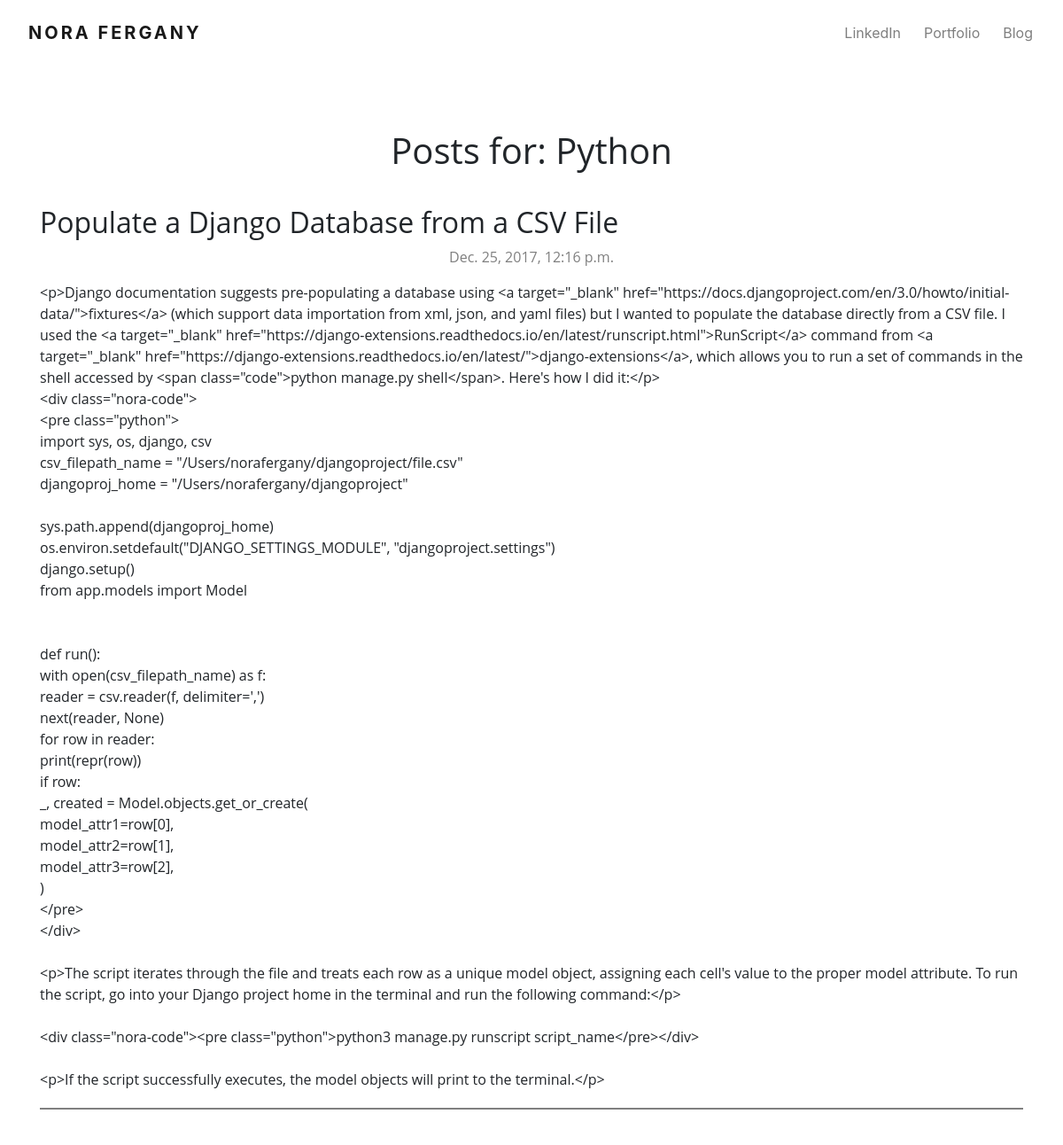
The app's page /category/4/ with its own data.
### blog/models.py (models this page shows, shortened)
class Category(models.Model):
    title = models.CharField(max_length=200, verbose_name="Title")
    description = models.TextField()
    class Meta:
        verbose_name = "Category"
        verbose_name_plural = "Categories"
        ordering = ['title']

class Post(models.Model):
    author = models.ForeignKey('auth.User', on_delete=models.CASCADE)
    title = models.CharField(max_length=200)
    text = models.TextField()
    created_date = models.DateTimeField(
        default=timezone.now)
    published_date = models.DateTimeField(blank=True, null=True)
    category = models.ForeignKey(Category, verbose_name="Category", default='Category', null=True, blank=True, on_delete=models.CASCADE)
    class Meta:
        ordering = ['published_date',]

### blog/views.py (the view)
# urls.py: url(r'^category/(?P<pk>\d+)/$', views.category_detail, name='category_detail'),
def category_detail(request, pk):
    category = get_object_or_404(Category, pk=pk)
    return render(request, 'blog/category_detail.html', {
        'category': category})

### blog/templates/blog/category_detail.html
{% extends 'blog/base.html' %}
{% load pygmentify_tags %}
{% block content %}
<h1 style="padding-bottom:30px;">Posts for: {{category.title}}</h1>
{% if category.post_set.all %}
{% for i in category.post_set.all %}
<h2 style="text-align:left;">{{i.title}}</h2>
<p style="color:gray;">{{i.published_date}}</p>
<p style="text-align:left;padding-bottom:20px;border-bottom:solid gray;border-width:2px;">{% pygmentify linenos='true' %} {{ i.text|linebreaksbr }}{% endpygmentify %}</p>
{% endfor %}
{% else %}
<p>Sorry, there are no posts in this category yet! Check back soon.</p>
{% endif %}
<br />
{% endblock %}

### blog/static/css/blog.css (style rules this page uses)
title, h1, h2 { text-align: center; }

### records on screen
Category: title "Python"
Post: title "Populate a Django Database from a CSV File", published_date "Dec. 25, 2017, 12:16 p.m.", text "<p>Django documentation suggests pre-populating a database using <a target=\"_blank\" href=\"https://docs.djangoproject.com/en/3.0/howto/initial-data/\">fixtures</a> (which support data importation from xml, json, and yaml files) but I wanted to populate the database directly from a CSV file. I used the <a target=\"_blank\" href=\"https://django-extensions.readthedocs.io/en/latest/runscript.html\">RunScript</a> command from <a target=\"_blank\" href=\"https://django-extensions.readthedocs.io/en/latest/\">django-extensions</a>, which allows you to run a set of commands in the shell accessed by <span class=\"code\">python manage.py shell</span>. Here's how I did it:</p> <div class=\"nora-code\"> <pre…"
